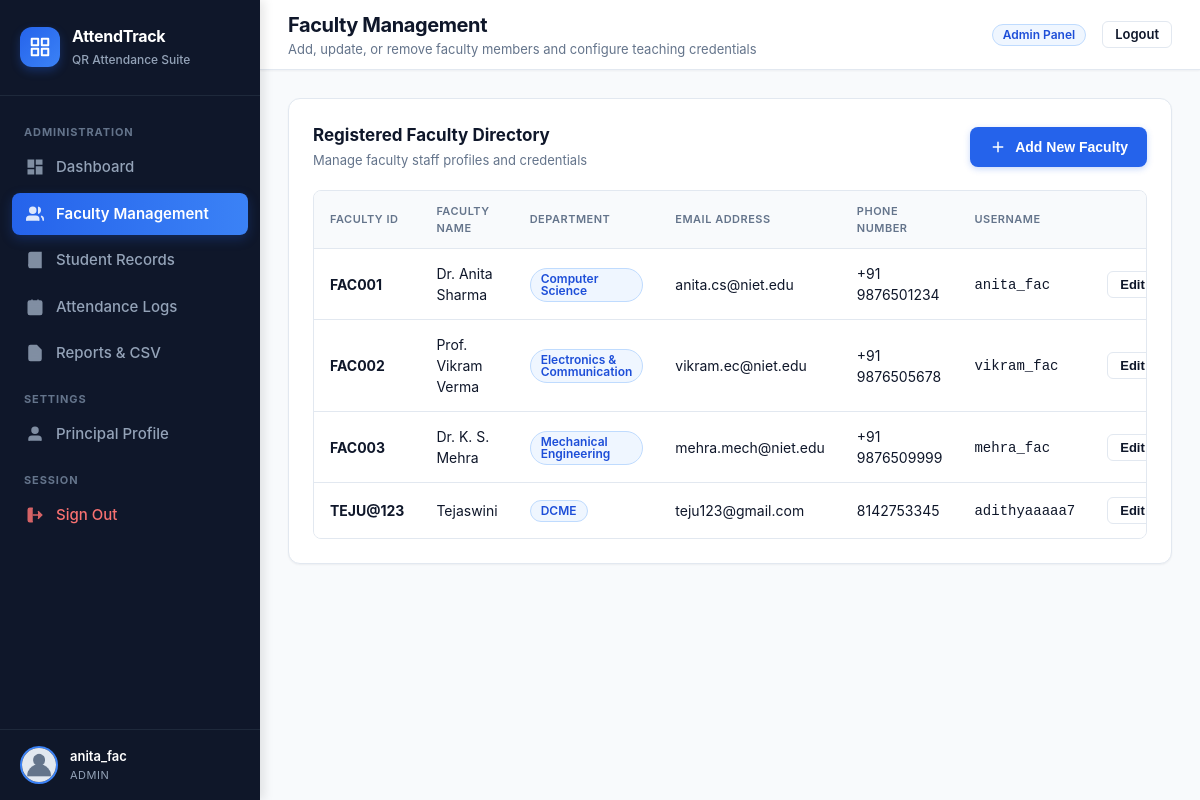
Screenshot of /admin/faculties (signed in) with the database file from the repository.
### tables this page shows
CREATE TABLE faculties (
        faculty_id TEXT PRIMARY KEY,
        name TEXT NOT NULL,
        department TEXT NOT NULL,
        email TEXT NOT NULL,
        phone TEXT NOT NULL,
        username TEXT UNIQUE NOT NULL,
        password TEXT NOT NULL,
        created_at TIMESTAMP DEFAULT CURRENT_TIMESTAMP
    );

### routes/admin.py (the view)
@admin_bp.route('/faculties')
@login_required
@role_required('admin')
def faculties():
    faculty_list = FacultyModel.get_all()
    filter_data = AttendanceModel.get_distinct_filters()
    return render_template('faculty_management.html', faculties=faculty_list, departments=filter_data['departments'])

### database.py (called while the page is built)
def get_db():
    conn = sqlite3.connect(DB_PATH)
    conn.row_factory = sqlite3.Row
    conn.execute("PRAGMA foreign_keys = ON;")
    return conn

### models/models.py (called while the page is built)
    @staticmethod
    def get_all():
        conn = get_db()
        cursor = conn.cursor()
        cursor.execute("SELECT * FROM faculties ORDER BY faculty_id ASC")
        rows = cursor.fetchall()
        conn.close()
        return [dict(r) for r in rows]

    @staticmethod
    def get_distinct_filters():
        conn = get_db()
        cursor = conn.cursor()
        cursor.execute("SELECT DISTINCT department FROM students WHERE department IS NOT NULL AND department != '' ORDER BY department")
        departments = [r['department'] for r in cursor.fetchall()]
        cursor.execute("SELECT DISTINCT year FROM students WHERE year IS NOT NULL AND year != '' ORDER BY year")
        years = [r['year'] for r in cursor.fetchall()]
        cursor.execute("SELECT DISTINCT section FROM students WHERE section IS NOT NULL AND section != '' ORDER BY section")
        sections = [r['section'] for r in cursor.fetchall()]
        conn.close()
        return {
            "departments": departments,
            "years": years,
            "sections": sections
        }

### utils/helpers.py (called while the page is built, shortened)
def login_required(f):
    @wraps(f)
    def decorated_function(*args, **kwargs):
        if 'user_id' not in session or 'role' not in session:
            flash("Please sign in to access this page.", "warning")
            return redirect(url_for('auth.login', role=request.endpoint.split('.')[0] if '.' in request.endpoint else 'student'))
        return f(*args, **kwargs)
    return decorated_function

def role_required(*allowed_roles):
    def decorator(f):
        @wraps(f)
        def decorated_function(*args, **kwargs):
            if 'user_id' not in session or 'role' not in session:
                flash("Please sign in to access this page.", "warning")
                return redirect(url_for('auth.login'))
            return f(*args, **kwargs)
        return decorated_function
    return decorator

### templates/faculty_management.html (shortened to what this page needs)
{% extends "base.html" %}
{% block header_title %}Faculty Management{% endblock %}
{% block header_subtitle %}Add, update, or remove faculty members and configure teaching credentials{% endblock %}
{% block content %}
<div class="card">
  <div class="toolbar">
    <div>
      <h3 class="card-title">Registered Faculty Directory</h3>
      <p class="card-subtitle">Manage faculty staff profiles and credentials</p>
    </div>
    <button class="btn btn-primary" onclick="openModal('addFacultyModal')">
      <svg width="18" height="18" viewBox="0 0 24 24" fill="none" stroke="currentColor" stroke-width="2"><line x1="12" y1="5" x2="12" y2="19"></line><line x1="5" y1="12" x2="19" y2="12"></line></svg>
      Add New Faculty
    </button>
  </div>
  <div class="table-container">
    <table class="table">
      <thead>
        <tr>
          <th>Faculty ID</th>
          <th>Faculty Name</th>
          <th>Department</th>
          <th>Email Address</th>
          <th>Phone Number</th>
          <th>Username</th>
          <th style="text-align: right;">Actions</th>
        </tr>
      </thead>
      <tbody>
        {% for fac in faculties %}
          <tr>
            <td><strong>{{ fac.faculty_id }}</strong></td>
            <td>{{ fac.name }}</td>
            <td><span class="badge badge-primary">{{ fac.department }}</span></td>
            <td>{{ fac.email }}</td>
            <td>{{ fac.phone }}</td>
            <td><code>{{ fac.username }}</code></td>
            <td style="text-align: right;">
              <div style="display: inline-flex; gap: 8px;">
                <button
                  class="btn btn-outline btn-sm"
                  onclick="openEditFacultyModal({{ fac | tojson }})"
                >
                  Edit
                </button>
              </div>
            </td>
          </tr>
        {% else %}
          <tr>
            <td colspan="7" style="text-align: center; color: var(--text-muted); padding: 32px;">
              No faculty members found. Click "Add New Faculty" to register one.
            </td>
          </tr>
        {% endfor %}
      </tbody>
    </table>
  </div>
</div>
{% endblock %}

### templates/base.html (shortened to what this page needs)
<!DOCTYPE html>
<html lang="en">
<head>
  <link rel="stylesheet" href="{{ url_for('static', filename='css/style.css') }}">
</head>
<body>
  <div class="app-wrapper">
    <aside class="sidebar">
      <div class="sidebar-header">
        <div class="brand-icon">
        </div>
        <div class="brand-text">
          <h2>AttendTrack</h2>
          <span>QR Attendance Suite</span>
        </div>
      </div>
      <nav class="sidebar-nav">
        {% if current_role == 'admin' %}
          <div class="nav-section-title">Administration</div>
          <a href="{{ url_for('admin.dashboard') }}" class="nav-link {% if request.endpoint == 'admin.dashboard' %}active{% endif %}">
            <svg width="18" height="18" viewBox="0 0 24 24" fill="none" stroke="currentColor" stroke-width="2"><rect x="3" y="3" width="7" height="9"></rect><rect x="14" y="3" width="7" height="5"></rect><rect x="14" y="12" width="7" height="9"></rect><rect x="3" y="16" width="7" height="5"></rect></svg>
            Dashboard
          </a>
          <a href="{{ url_for('admin.faculties') }}" class="nav-link {% if request.endpoint == 'admin.faculties' %}active{% endif %}">
            <svg width="18" height="18" viewBox="0 0 24 24" fill="none" stroke="currentColor" stroke-width="2"><path d="M17 21v-2a4 4 0 0 0-4-4H5a4 4 0 0 0-4 4v2"></path><circle cx="9" cy="7" r="4"></circle><path d="M23 21v-2a4 4 0 0 0-3-3.87"></path><path d="M16 3.13a4 4 0 0 1 0 7.75"></path></svg>
            Faculty Management
          </a>
          <a href="{{ url_for('admin.students') }}" class="nav-link {% if request.endpoint == 'admin.students' %}active{% endif %}">
            <svg width="18" height="18" viewBox="0 0 24 24" fill="none" stroke="currentColor" stroke-width="2"><path d="M4 19.5A2.5 2.5 0 0 1 6.5 17H20"></path><path d="M6.5 2H20v20H6.5A2.5 2.5 0 0 1 4 19.5v-15A2.5 2.5 0 0 1 6.5 2z"></path></svg>
            Student Records
          </a>
          <a href="{{ url_for('admin.attendance') }}" class="nav-link {% if request.endpoint == 'admin.attendance' %}active{% endif %}">
            <svg width="18" height="18" viewBox="0 0 24 24" fill="none" stroke="currentColor" stroke-width="2"><rect x="3" y="4" width="18" height="18" rx="2" ry="2"></rect><line x1="16" y1="2" x2="16" y2="6"></line><line x1="8" y1="2" x2="8" y2="6"></line><line x1="3" y1="10" x2="21" y2="10"></line></svg>
            Attendance Logs
          </a>
          <a href="{{ url_for('admin.reports') }}" class="nav-link {% if request.endpoint == 'admin.reports' %}active{% endif %}">
            Reports & CSV
          </a>
          <div class="nav-section-title">Settings</div>
          <a href="{{ url_for('admin.profile') }}" class="nav-link {% if request.endpoint == 'admin.profile' %}active{% endif %}">
            <svg width="18" height="18" viewBox="0 0 24 24" fill="none" stroke="currentColor" stroke-width="2"><circle cx="12" cy="7" r="4"></circle><path d="M20 21v-2a4 4 0 0 0-4-4H8a4 4 0 0 0-4 4v2"></path></svg>
            Principal Profile
          </a>
        {% endif %}
        <div class="nav-section-title">Session</div>
        <a href="{{ url_for('auth.logout') }}" class="nav-link" style="color: #f87171;">
          <svg width="18" height="18" viewBox="0 0 24 24" fill="none" stroke="currentColor" stroke-width="2"><path d="M9 21H5a2 2 0 0 1-2-2V5a2 2 0 0 1 2-2h4"></path><polyline points="16 17 21 12 16 7"></polyline><line x1="21" y1="12" x2="9" y2="12"></line></svg>
          Sign Out
        </a>
      </nav>
      <div class="sidebar-footer">
        <div class="user-mini-badge">
          <img src="{{ url_for('static', filename='images/default_avatar.png') }}" alt="Avatar">
          <div class="user-meta">
            <div class="name">{{ current_user_name }}</div>
            <div class="role">{{ current_role }}</div>
          </div>
        </div>
      </div>
    </aside>
    <div class="main-content">
      <header class="top-navbar">
        <div style="display: flex; align-items: center; gap: 14px;">
          <div class="page-title">
            <h1>{% block header_title %}Dashboard{% endblock %}</h1>
            <p>{% block header_subtitle %}Overview and real-time attendance management{% endblock %}</p>
          </div>
        </div>
        <div class="navbar-actions">
          <span class="badge badge-primary" style="text-transform: capitalize;">
            {{ current_role }} Panel
          </span>
          <a href="{{ url_for('auth.logout') }}" class="btn btn-outline btn-sm">
            Logout
          </a>
        </div>
      </header>
      <main class="content-body">
        {% block content %}{% endblock %}
      </main>
    </div>
  </div>
</body>
</html>

### rows the page displays
faculties: username "anita_fac", faculty_id "FAC001", name "Dr. Anita Sharma", department "Computer Science", email "anita.cs@niet.edu", phone "+91 9876501234"
faculties: faculty_id "FAC002", name "Prof. Vikram Verma", department "Electronics & Communication", email "vikram.ec@niet.edu", phone "+91 9876505678", username "vikram_fac"
faculties: faculty_id "FAC003", name "Dr. K. S. Mehra", department "Mechanical Engineering", email "mehra.mech@niet.edu", phone "+91 9876509999", username "mehra_fac"
faculties: faculty_id "TEJU@123", name "Tejaswini", department "DCME", email "teju123@gmail.com", phone "8142753345", username "adithyaaaaa7"

### other values shown
{{ current_role }} "ADMIN"
{{ current_role }} "Admin"
